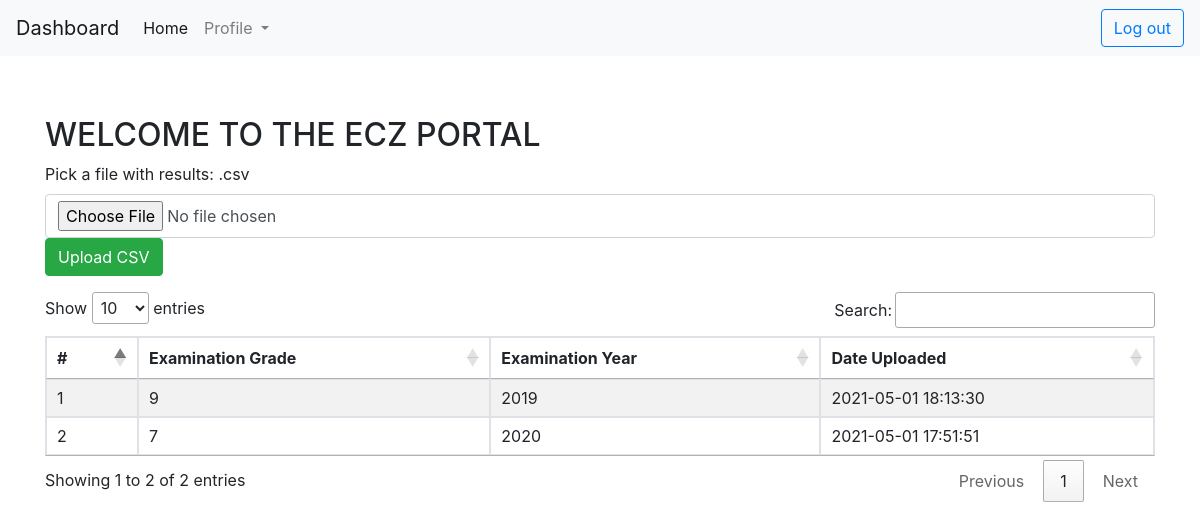
/admin/eczport.php (signed in), run on the app's committed database.
### tables this page shows
CREATE TABLE `examinations` (
  `id` int(11) NOT NULL,
  `exam_grade` int(11) NOT NULL,
  `exam_intake` varchar(100) NOT NULL,
  `pupil_exam_id` varchar(100) NOT NULL,
  `exams_marks_obtained` double NOT NULL,
  `school_of_origin` varchar(100) NOT NULL,
  `school_passed_to` varchar(100) NOT NULL,
  `date_uploaded` datetime NOT NULL DEFAULT current_timestamp()
);

### admin/eczport.php (the view, shortened to what this page needs)
<?php
require_once "../includes/config.php";
require_once '../includes/navbar_header.php';
?>
<!DOCTYPE html>
<html>
    <head>
    <link rel="stylesheet" href="https://cdn.datatables.net/1.10.20/css/jquery.dataTables.min.css">
    <link href="https://cdnjs.cloudflare.com/ajax/libs/select2/4.0.6-rc.0/css/select2.min.css" rel="stylesheet" />
    </head>
    <body>
    <div class ="container" style="margin-top: 5%;">
        <h2>WELCOME TO THE ECZ PORTAL</h2>
        <form class="form-group" method="POST" enctype="multipart/form-data" >
            <label> Pick a file with results: .csv </label>
            <input type="file" name="exam_file" class="form-control"/>
            <input type="submit" name="upload_file" class="btn btn-success" value="Upload CSV"/>
        </form>
        <table id='myTable'  class='table table-bordered table-striped'>
            <thead>
                <tr>
                    <th>#</th>
                    <th>Examination Grade </th>
                    <th>Examination Year </th>
                    <th>Date Uploaded </th>
                </tr>
            </thead>
            <tbody>
                <?php
                    $sqlExaminations = "SELECT * FROM examinations GROUP BY exam_intake";
                    $i = 1;
                    if($results = $mysqli->query($sqlExaminations)){
                        if($results->num_rows > 0){
                            while($rows = $results->fetch_assoc()){
                                echo "<tr>";
                                echo "<td>".$i++."</td>";
                                echo "<td>".$rows['exam_grade']."</td>";
                                echo "<td>".$rows['exam_intake']."</td>";
                                echo "<td>".$rows['date_uploaded']."</td>";
                                echo "</tr>";
                            }
                        }else{
                            echo "<p class='lead'><em>No records were found.</em></p>";
                        }
                    }else{
                        echo "<p class='lead'><em>We faced an error.</em></p>";
                    }
                ?>
            </tbody>
        </table>
    </div>
    </body>
</html>

### data on the page
examinations: exam_grade "9", exam_intake "2019", date_uploaded "2021-05-01 18:13:30"
examinations: exam_grade "7", exam_intake "2020", date_uploaded "2021-05-01 17:51:51"
